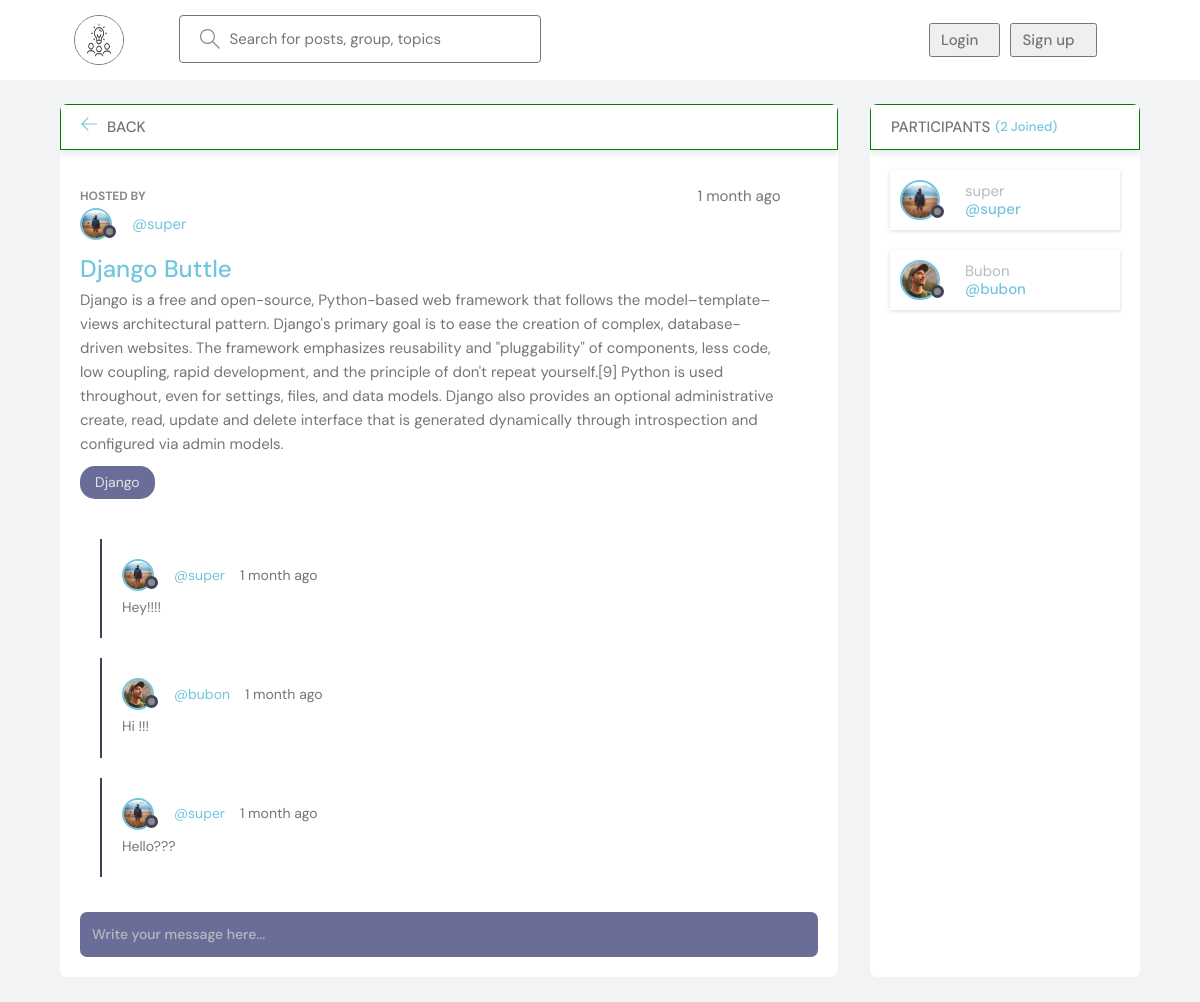
The page /room/1/ on the database its author committed.
### base/models.py (models this page shows, shortened)
class Room(models.Model):
    host = models.ForeignKey(NewUser, on_delete=models.SET_NULL, null=True)
    topic = models.ForeignKey(Topic, on_delete=models.CASCADE, null=True)
    name = models.CharField(max_length=200)
    description = models.TextField(null=True, blank=True)
    updated = models.DateTimeField(auto_now=True)
    created = models.DateTimeField(auto_now_add=True)
    participants = models.ManyToManyField(
        NewUser, related_name="participants", blank=True
    )
    class Meta:
        ordering = ["-updated", "-created"]

class NewUser(AbstractUser):
    name = models.CharField(max_length=200, null=True)
    email = models.EmailField(unique=True, null=True)
    bio = models.TextField(null=True)
    avatar = models.ImageField(null=True, default="avatar.svg")
    USERNAME_FIELD = "email"
    REQUIRED_FIELDS = ["username"]

class Topic(models.Model):
    name = models.CharField(max_length=200)
    def __str__(self) -> str:
        return self.name

class Message(models.Model):
    user = models.ForeignKey(NewUser, on_delete=models.CASCADE)
    room = models.ForeignKey(Room, on_delete=models.CASCADE)
    body = models.TextField()
    updated = models.DateTimeField(auto_now=True)
    created = models.DateTimeField(auto_now_add=True)
    class Meta:
        ordering = ["-updated", "-created"]
    def __str__(self):
        return self.body[0:20]

### base/views.py (the view)
# urls.py: path("room/<int:pk>/", room, name="room"),
def room(request, pk):
    room = Room.objects.get(id=pk)
    room_messages = room.message_set.all()  # many to one relationships here
    print(room_messages)
    participants = room.participants.all()  # many to  many relationship here
    if request.method == "POST":
        messge = Message.objects.create(
            user=request.user, room=room, body=request.POST.get("body")
        )
        room.participants.add(request.user)
        return redirect("room", pk=room.id)
    context = {
        "room": room,
        "room_messages": room_messages,
        "participants": participants,
    }
    return render(request, "base/room.html", context)

### base/templates/base/room.html (shortened to what this page needs)
{% extends 'main.html' %}
{% block content %}
<main class="profile-page layout layout--2">
  <div class="container">
    <div class="room">
      <div class="room__top">
        <div class="room__topLeft">
          <a href="{% url 'home' %}">
            <svg version="1.1" xmlns="http://www.w3.org/2000/svg" width="32" height="32" viewBox="0 0 32 32">
              <title>arrow-left</title>
              <path
                d="M13.723 2.286l-13.723 13.714 13.719 13.714 1.616-1.611-10.96-10.96h27.625v-2.286h-27.625l10.965-10.965-1.616-1.607z">
              </path>
            </svg>
          </a>
          <h3 class="r3">Back</h3>
        </div>
      </div>
      <div class="room__box scroll">
        <div class="room__header scroll">
          <div class="room__info">
            <div class="room__hosted">
              <p>Hosted By</p>
              <a href="{% url 'user-profile' room.host.id %}" class="room__author">
                <div class="avatar avatar--small">
                  <img src="{{room.host.avatar.url}}" />
                </div>
                <span>@{{room.host.username}}</span>
              </a>
            </div>
            <span>{{room.created|timesince}} ago</span>
          </div>
        <h3 class="room-name">{{room.name}}</h3>
         <div class="room__details">
            {{room.description}}
          </div>
          <span class="room__topics">{{room.topic}}</span>
        </div>
        <div class="room__conversation">
          <div class="threads scroll">
            {% for message in room_messages %}
            <div class="thread">
              <div class="thread__top">
                <div class="thread__author">
                  <a href="{% url 'user-profile' message.user.id %}" class="thread__authorInfo">
                    <div class="avatar avatar--small">
                      <img src="{{message.user.avatar.url}}" />
                    </div>
                    <span>@{{message.user.username}}</span>
                  </a>
                  <span class="thread__date">{{message.created|timesince}} ago</span>
                </div>
              </div>
              <div class="thread__details">
                {{message.body}}
              </div>
            </div>
            {% endfor %}
          </div>
        </div>
      </div>
      <div class="room__message">
        <form action="" method="POST">
          <input name="body" placeholder="Write your message here..." />
        </form>
      </div>
    </div>
    <div class="participants">
      <h3 class="participants__top">Participants <span>({{participants.count}} Joined)</span></h3>
      <div class="participants__list scroll">
        {% for user in participants %}
        <a href="{%  url 'user-profile' user.id %}" class="participant">
          <div class="avatar avatar--medium">
            <img src="{{user.avatar.url}}" />
          </div>
          <p>
            {{user.name}}
            <span>@{{user.username}}</span>
          </p>
        </a>
        {% endfor %}
      </div>
    </div>
  </div>
</main>
{% endblock content %}

### static/styles/header.css (style rules this page uses)
.avatar { margin-right: 10px; }
.layout { margin-top: 2.4rem; }
.layout > .container { display: flex; justify-content: space-between; align-items: flex-start; }
.layout--2 > .container > div:first-child { flex-basis: 72%; }
.layout--2 > .container > div:last-child { flex-basis: 25%; }

### rows shown on the page
Room: host.avatar (picture), host.username "super", created "1 month", name "Django Buttle", description "Django is a free and open-source, Python-based web framework that follows the model–template–views architectural pattern. Django's primary goal is to ease the creation of complex, database-driven websites. The framework emphasizes reusability and \"pluggability\" of components, less code, low coupling, rapid development, and the principle of don't repeat yourself.[9] Python is used throughout, even for settings, files, and data models. Django also provides an optional administrative create, read, update and delete interface that is generated dynamically through introspection and configured via admin models.", topic "Django"
Message: user.avatar (picture), user.username "super", created "1 month", body "Hey!!!!"
Message: user.avatar (picture), user.username "bubon", created "1 month", body "Hi !!!"
Message: user.avatar (picture), user.username "super", created "1 month", body "Hello???"
NewUser: avatar (picture), name "super", username "super"
NewUser: avatar (picture), name "Bubon", username "bubon"

### other values the page prints
{{ participants.count }} "2"
